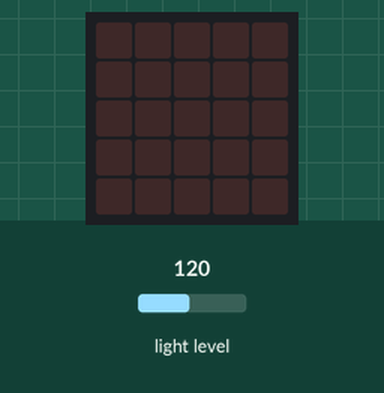
A program run on a simulated BBC micro:bit (MakeCode). Shown: the board's 5×5 LED display. Inputs (shaded band) come from the test bench; at power-on: light level 120.

Above: at 1.2 s.
1.3 s: light level set to 104
2.8 s: light level set to 97
At 3.9 s:
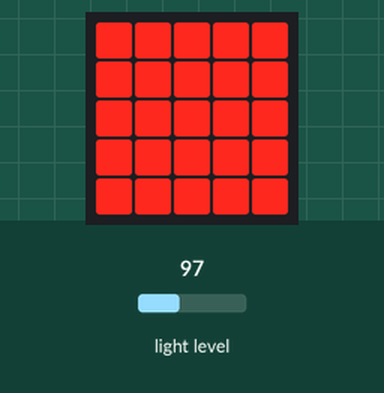
4.3 s: light level set to 128
At 5.6 s:
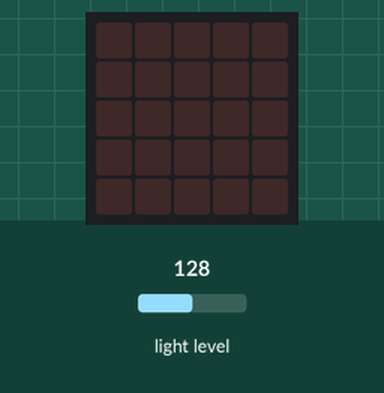
5.9 s: light level set to 5
At 7.1 s:
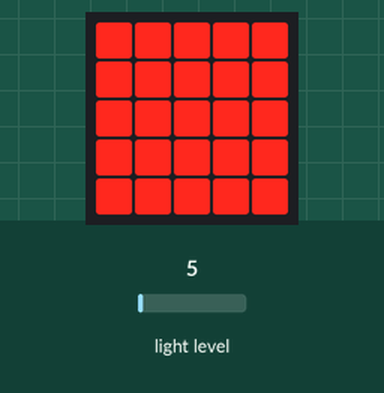
7.4 s: light level set to 191
At 7.9 s:
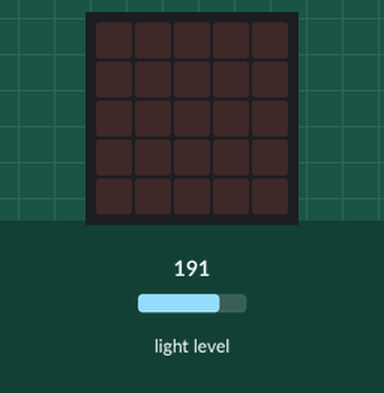
Timing chart, 0 to 10.0 s (numbered marks = the images above; inputs shaded):
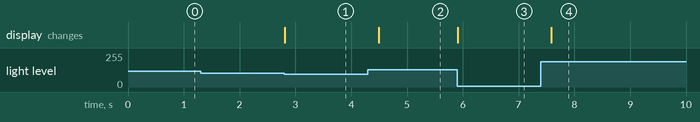

Measured:
- the behaviour switches between 100 and 99 on light level (found by bisection; images 0 and 1)
- after the input at 1.3 s, every drawn part: stays the same
- after the input at 2.8 s, the display: changes at once (image 1)
- after the input at 4.3 s, the display: changes after 0.19 s (image 2)
- after the input at 5.9 s, the display: changes at once (image 3)
- after the input at 7.4 s, the display: changes after 0.19 s (image 4)

The program:

main.ts
```typescript
basic.forever(function () {
    if (input.lightLevel() < 100) {
        basic.showLeds(`
            # # # # #
            # # # # #
            # # # # #
            # # # # #
            # # # # #
            `)
    } else {
        basic.clearScreen()
    }
})
```

test.ts
```typescript
// Hier kann man Tests durchführen; diese Datei wird nicht kompiliert, wenn dieses Paket als Erweiterung verwendet wird.
```
